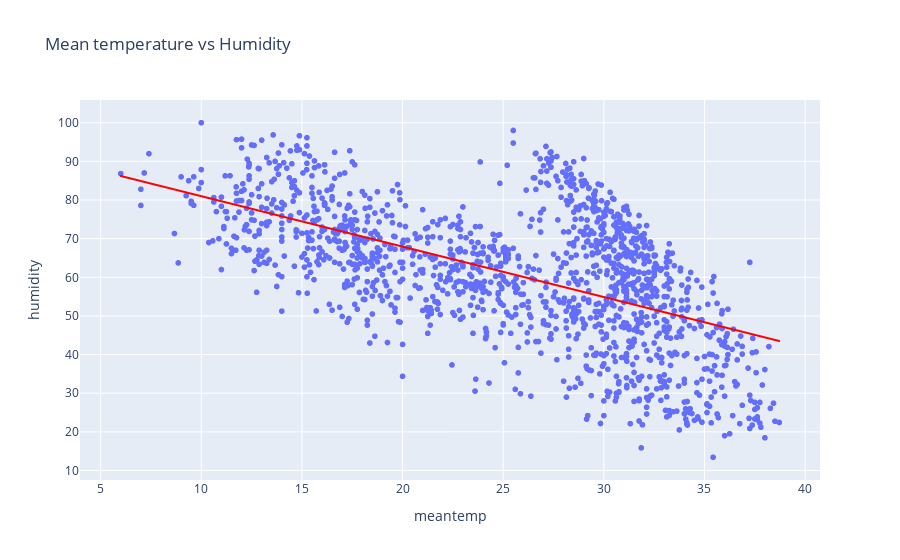

Notebook code cell kept with this figure:
### Code cell
fig1=px.scatter(df, x="meantemp", y="humidity", title='Mean temperature vs Humidity', 
                trendline='ols', trendline_color_override='red')
fig1.show()

### Figure 1 — Plotly figure (JSON) as saved in the notebook; plotly's stock layout.template omitted (floating-point values rounded to 4 significant figures; data arrays with more than 128 entries replaced by an {"elided": "..."} marker saying what was removed)
{"data": [{"hovertemplate": "meantemp=%{x}<br>humidity=%{y}<extra></extra>", "legendgroup": "", "marker": {"color": "#636efa", "symbol": "circle"}, "mode": "markers", "name": "", "showlegend": false, "type": "scattergl", "x": {"elided": "1462 float values"}, "xaxis": "x", "y": {"elided": "1462 float values"}, "yaxis": "y"}, {"hovertemplate": "<b>OLS trendline</b><br>humidity = -1.30529 * meantemp + 94.0508<br>R<sup>2</sup>=0.327128<br><br>meantemp=%{x}<br>humidity=%{y} <b>(trend)</b><extra></extra>", "legendgroup": "", "line": {"color": "red"}, "marker": {"color": "#636efa", "symbol": "circle"}, "mode": "lines", "name": "", "showlegend": false, "type": "scattergl", "x": {"elided": "1462 float values"}, "xaxis": "x", "y": {"elided": "1462 float values"}, "yaxis": "y"}], "layout": {"legend": {"tracegroupgap": 0}, "title": {"text": "Mean temperature vs Humidity"}, "xaxis": {"anchor": "y", "domain": [0, 1], "title": {"text": "meantemp"}}, "yaxis": {"anchor": "x", "domain": [0, 1], "title": {"text": "humidity"}}}}
